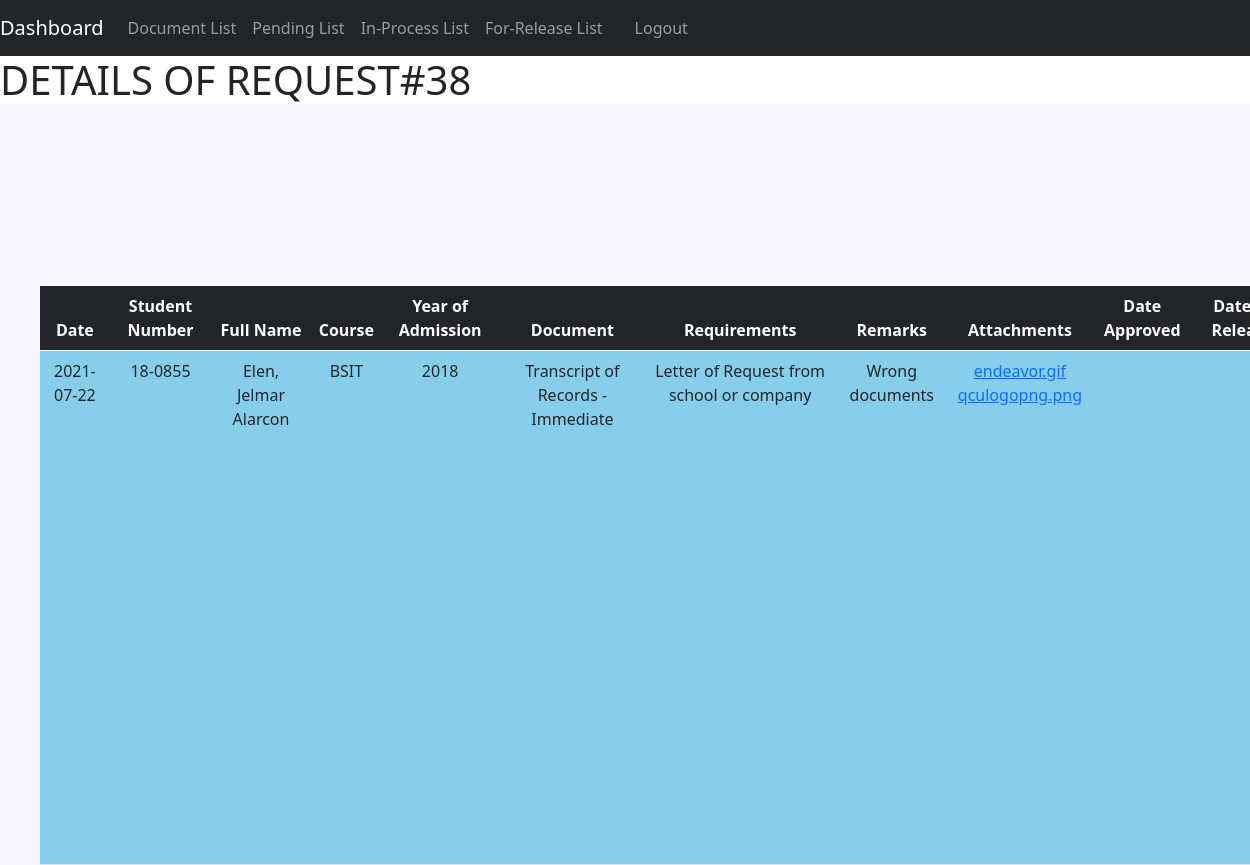
Screenshot of /optimized/public/registrar_view/details.php?request_number=38 with the database file from the repository.
### tables this page shows
CREATE TABLE `document_request` (
  `request_number` int(12) NOT NULL,
  `student_number` varchar(10) NOT NULL,
  `document_id` int(10) NOT NULL,
  `request_date` date NOT NULL,
  `request_status` varchar(20) NOT NULL,
  `remarks` longtext DEFAULT NULL,
  `upfile` varchar(2048) DEFAULT NULL,
  `upfile_name` varchar(128) DEFAULT NULL,
  `date_approved` date DEFAULT NULL,
  `date_released` date DEFAULT NULL,
  `date_finished` date DEFAULT NULL
);

CREATE TABLE `student_info` (
  `student_number` varchar(10) NOT NULL,
  `last_name` varchar(50) NOT NULL,
  `first_name` varchar(50) NOT NULL,
  `middle_name` varchar(50) NOT NULL,
  `full_name` varchar(128) NOT NULL,
  `course` varchar(128) NOT NULL,
  `year_of_enrollment` varchar(16) NOT NULL,
  `email` varchar(128) NOT NULL
);

CREATE TABLE `documents` (
  `document_id` int(10) NOT NULL,
  `document_name` varchar(50) NOT NULL,
  `requirements` longtext NOT NULL
);

### optimized/public/registrar_view/details.php (the view, shortened to what this page needs)
<?php
require_once "../../resource/opt2/database.php";
include_once "../../resource/opt2/header.php";
$request_get = $_GET['request_number'];
$statement = $pdo->prepare("SELECT document_request.request_number, document_request.request_date, student_info.student_number, student_info.full_name, student_info.course, student_info.year_of_enrollment, documents.document_name, documents.requirements, document_request.remarks, document_request.upfile, document_request.upfile_name, document_request.date_approved, document_request.date_released FROM document_request INNER JOIN student_info ON document_request.student_number = student_info.student_number JOIN documents ON document_request.document_id = documents.document_id WHERE document_request.request_number = :request_get");
$statement->bindValue(':request_get', $request_get);
$statement->execute();
$requests = $statement->fetchAll(PDO::FETCH_ASSOC);
?>
  </head>
  <body>
<?php include_once "../../resource/opt2/nav.php";?>
<h1>DETAILS<?php echo ' OF REQUEST#'.$request_get?></h1>
<table class="table">
  <thead class="table-dark">
    <tr>
      <th scope="col">Date</th>
      <th scope="col">Student Number</th>
      <th scope="col">Full Name</th>
      <th scope="col">Course</th>
      <th scope="col">Year of Admission</th>
      <th scope="col">Document</th>
      <th scope="col">Requirements</th>
      <th scope="col">Remarks</th>
      <th scope="col">Attachments</th>
      <th scope="col">Date Approved</th>
      <th scope="col">Date of Release</th>
    </tr>
  </thead>
  <tbody>
  <?php foreach ($requests as $i => $request): ?>
      <tr>
        <td><?php echo $request['request_date']?></td>
        <td><?php echo $request['student_number']?></td>
        <td><?php echo $request['full_name']?></td>
        <td><?php echo $request['course']?></td>
        <td><?php echo $request['year_of_enrollment']?></td>
        <td><?php echo $request['document_name']?></td>
        <td><?php echo $request['requirements']?></td>
        <td>
            <?php
                if($request['remarks'] == NULL){
                    echo '<i>No Remarks</i>';
                }
                else{
                    echo $request['remarks'];
                }
            ?>
        </td>
        <td>
        <?php
            if($request['upfile'] != NULL && $request['upfile_name'] != NULL):
                $arr_name = explode(' ', $request['upfile_name']);
                for($j = 0; $j < count($arr_name); $j++):
        ?>
                <a href="<?php echo $request['upfile'].'/'.$arr_name[$j] ?>" target="_blank"><?php echo $arr_name[$j]?></a><br>
                <?php endfor;
                 else: ?>
                     <i>No Attachments</i>
                <?php
                endif ?>
        </td>
        <td><?php echo $request['date_approved']?></td>
        <td><?php echo $request['date_released']?></td>
        </tr>
    <?php endforeach ?>
  </tbody>
</table>
</body>
</html>

### optimized/resource/CssJs/style.css (style rules this page uses)
html, body { background-color: #F7F7FF; }
table { position: absolute; width: 1825px; height: 579px; left: 40px; top: 286px; bottom: 200px; filter: drop-shadow(10px 10px 2px rgba(0, 0, 0, 0.25)); background-color: #87CEEB; text-align: center; }
tr { box-sizing: border-box; }

### rows the page displays
document_request: request_date "2021-07-22", student_info.student_number "18-0855", student_info.full_name "Elen, Jelmar Alarcon", student_info.course "BSIT", student_info.year_of_enrollment "2018", document.document_name "Transcript of Records - Immediate", document.requirements "Letter of Request from school or company", remarks "Wrong documents", upfile_name "endeavor.gif", upfile_name "qculogopng.png"

### other values shown
$request_get "38"
